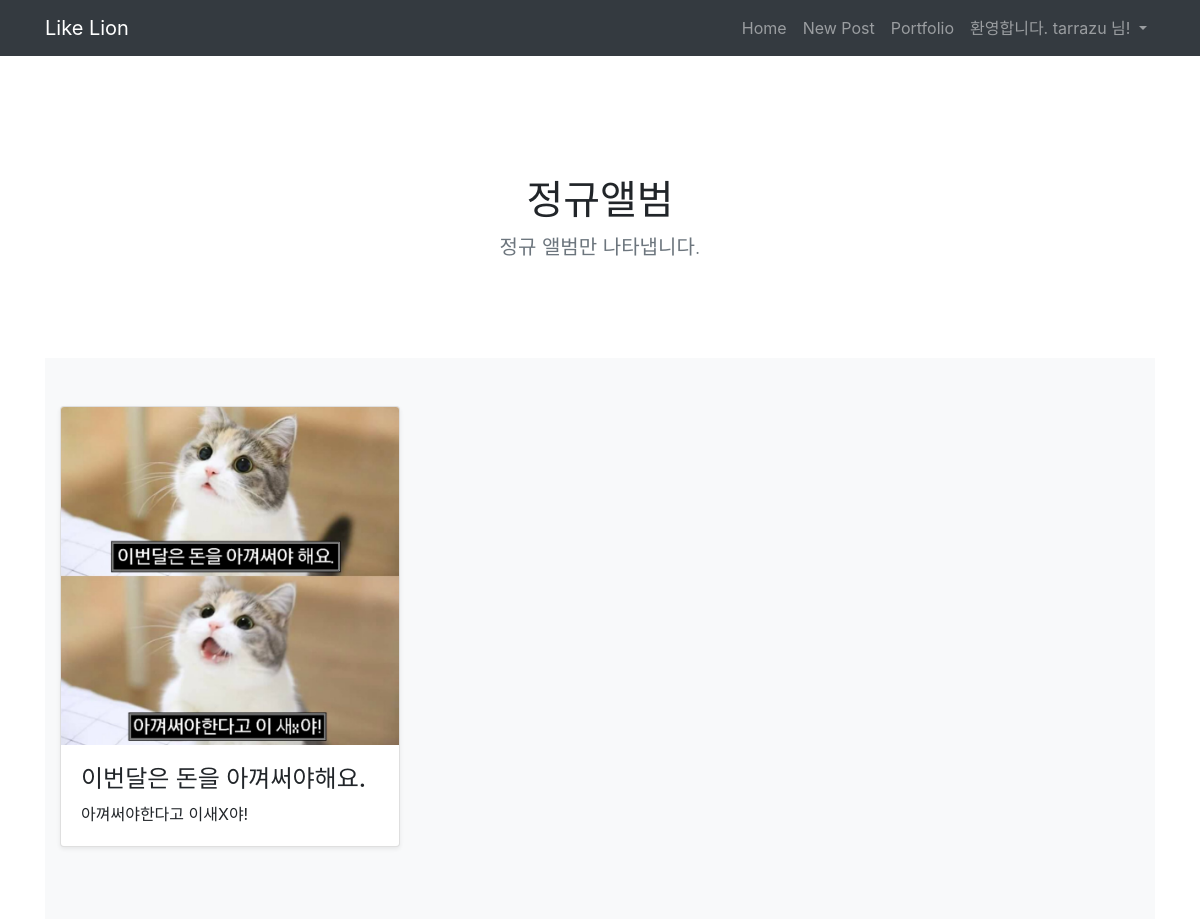
The page /portfolio/ (signed in) on the database its author committed.
### portfolio/models.py (models this page shows, shortened)
class Portfolio(models.Model):
    title = models.CharField(max_length=255)
    image = models.ImageField(upload_to='images/')
    description = models.CharField(max_length=500)

### portfolio/views.py (the view)
# urls.py: path('', views.portfolio, name='portfolio'),
def portfolio(request):
    portfolios = Portfolio.objects
    return render(request, 'portfolio/portfolio.html', {'portfolios': portfolios})

### portfolio/templates/portfolio/portfolio.html (shortened to what this page needs)
{% extends 'base.html' %} {% block content %} {% load staticfiles %}
<main role="main">
  <section class="jumbotron text-center">
    <div class="container">
      <h1 class="jumbotron-heading">정규앨범</h1>
      <p class="lead text-muted">정규 앨범만 나타냅니다.</p>
    </div>
  </section>
  <div class="album py-5 bg-light">
    <div class="container">
      <div class="row">
        {% for portfolio in portfolios.all %}
        <div class="col-md-4">
          <div class="card mb-4 shadow-sm">
            <img
              src="{{ portfolio.image.url }}"
              alt="Card image cap"
              class="card-img-top"
            />
            <div class="card-body">
              <h4>{{ portfolio.title }}</h4>
              <p class="card-text">{{ portfolio.description }}</p>
            </div>
          </div>
        </div>
        {% endfor %}
      </div>
    </div>
  </div>
</main>
{% endblock %}

### secondproject/templates/base.html (shortened to what this page needs)
<!DOCTYPE html>
<html lang="en">
  <head>
    <link
      rel="stylesheet"
      href="https://stackpath.bootstrapcdn.com/bootstrap/4.3.1/css/bootstrap.min.css"
    />
  </head>
  <body>
    <nav class="navbar navbar-expand-lg navbar-dark bg-dark">
      <div class="container">
        <a class="navbar-brand" href="#">Like Lion</a>
        <div class="collapse navbar-collapse" id="navbarNav">
          <ul class="navbar-nav ml-auto">
            <li class="nav-item">
              <a class="nav-link" href="{% url 'home' %}">Home</a>
            </li>
            <li class="nav-item">
              <a class="nav-link" href="{% url 'newblog' %}">New Post</a>
            </li>
            <li class="nav-item">
              <a class="nav-link" href="{% url 'portfolio' %}">Portfolio</a>
            </li>
            {% if user.is_authenticated %}
            <li class="nav-item dropdown">
              <a
                class="nav-link dropdown-toggle"
                id="navbarDropdown"
                role="button"
                data-toggle="dropdown"
                aria-haspopup="true"
                aria-expanded="false"
              >
                환영합니다. {{ user.username }} 님!
              </a>
            </li>
            {% endif %}
          </ul>
        </div>
      </div>
    </nav>
    <div class="container">
      <br />
      {% block content %} {% endblock %}
    </div>
  </body>
</html>

### portfolio/templates/portfolio/portfolio.html (style rules this page uses)
.jumbotron { padding-top: 3rem; padding-bottom: 3rem; margin-bottom: 0; background-color: #fff; }
@media (min-width: 768px) { .jumbotron { padding-top: 6rem; padding-bottom: 6rem; } }
.jumbotron p:last-child { margin-bottom: 0; }
.jumbotron-heading { font-weight: 300; }
.jumbotron .container { max-width: 40rem; }

### rows shown on the page
Portfolio: image (picture), title "이번달은 돈을 아껴써야해요.", description "아껴써야한다고 이새X야!"

### other values the page prints
{{ user.username }} "tarrazu"
